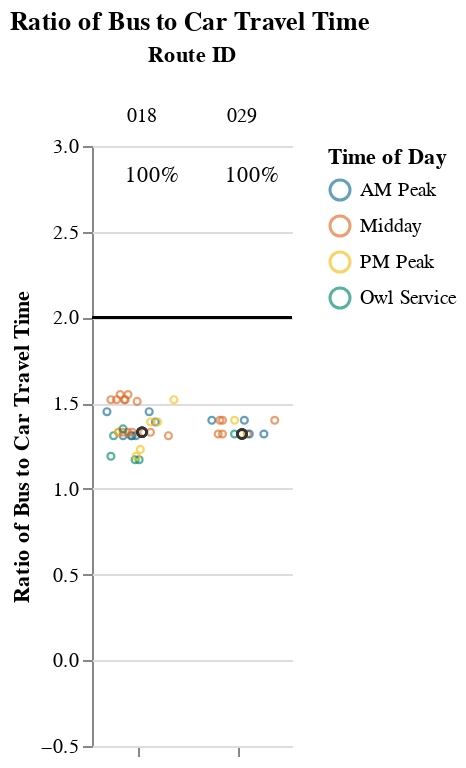
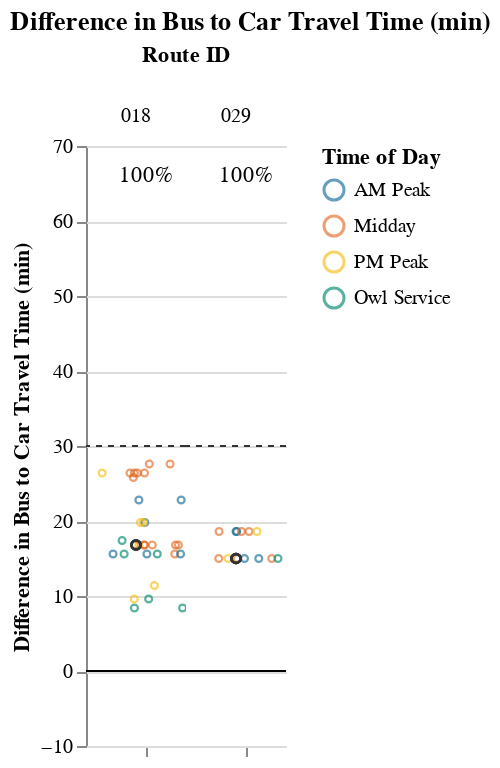

Notebook code for these charts, in order:
### Markdown cell above
### Medium Routes (1-1.5 hrs)

### Code cell
route_group = "medium"
try:
    display_charts_for_route_group(df, route_group)
except:
    print("No routes meet this criteria.")
